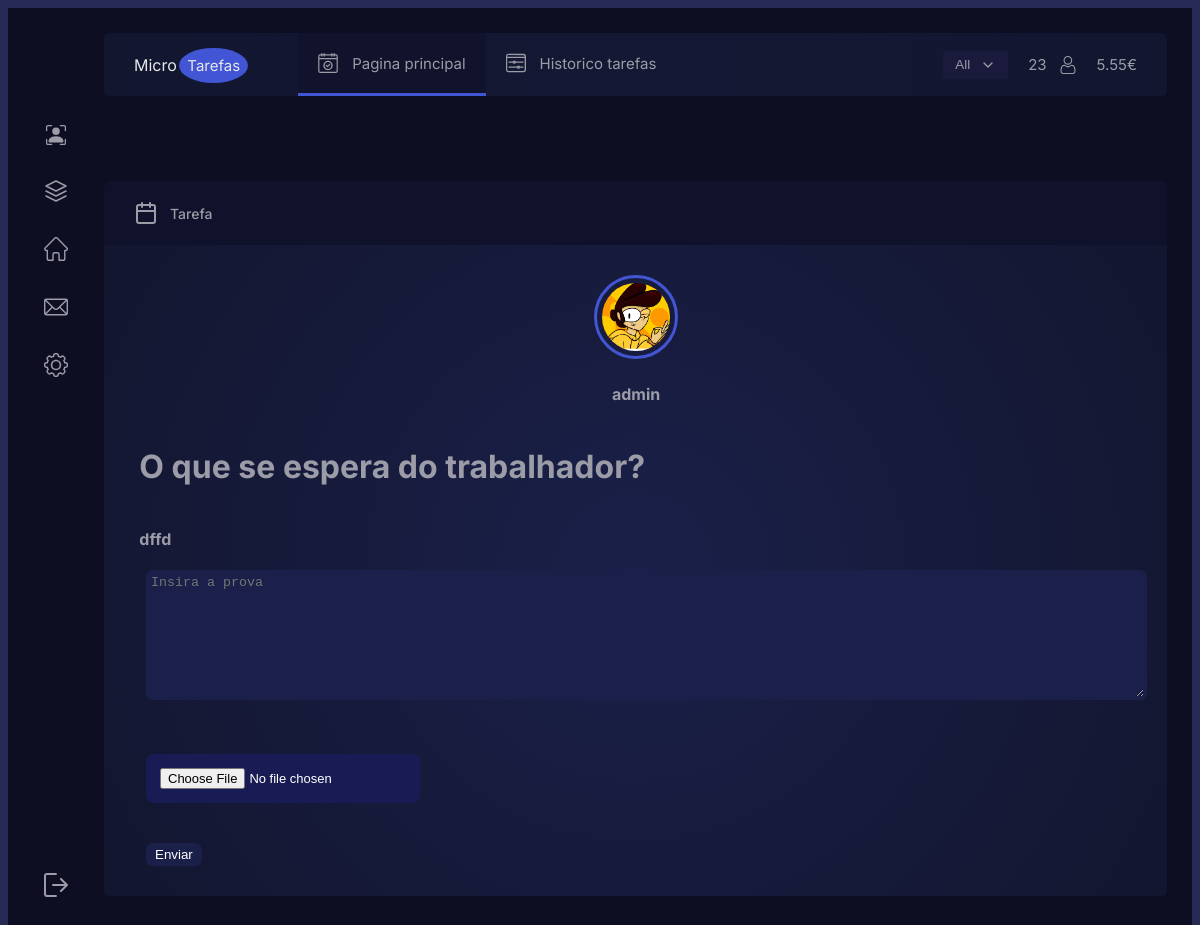
The page /trabalho.php?id=111 (signed in) on the database its author committed.
### tables this page shows
CREATE TABLE `utilizador` (
  `id_utilizador` int(11) NOT NULL,
  `nome` varchar(20) NOT NULL,
  `sobrenome` varchar(20) NOT NULL,
  `utilizador` varchar(20) NOT NULL,
  `password` varchar(20) NOT NULL,
  `saldo` float NOT NULL,
  `arquivo` varchar(150) NOT NULL,
  `avaliacao` float NOT NULL
);

CREATE TABLE `arquivo` (
  `id` int(11) NOT NULL,
  `id_utilizador` int(11) NOT NULL,
  `utilizador` varchar(50) NOT NULL,
  `nome` varchar(220) NOT NULL
);

CREATE TABLE `trabalho` (
  `id_trabalho` int(11) NOT NULL,
  `assunto` varchar(35) NOT NULL,
  `descricao` varchar(350) NOT NULL,
  `valor` float NOT NULL,
  `utilizador` varchar(50) DEFAULT NULL,
  `id_categoria` int(11) NOT NULL
);

### trabalho.php (the view, shortened to what this page needs)
<?php
$dbhost = "localhost";
$dbuser = "root";
$dbpass = "";
$dbname = "conect";
$conn = mysqli_connect($dbhost, $dbuser, $dbpass, $dbname);
$id = filter_input(INPUT_GET, 'id', FILTER_SANITIZE_NUMBER_INT);
$logado =$_SESSION['user'];
$utilizador = "SELECT * FROM utilizador where utilizador = '$logado' ";
if($ress=mysqli_query($conn,$utilizador)){
    $valor_saldo = array();
    $ioll = 0;
    while($regg=mysqli_fetch_assoc($ress)){
        $valor_saldo[$ioll] = $regg['saldo'] ;
?>
<!DOCTYPE html>
<html lang="en" >
<head>
  <link rel="stylesheet" href="https://cdnjs.cloudflare.com/ajax/libs/normalize/5.0.0/normalize.min.css">
<link rel="stylesheet" href="css/style.css">
</head>
<body>
<div class="wrapper">
 <div class="left-side">
  <svg viewBox="0 0 24 24" fill="none" stroke="currentColor" stroke-width="1.5" stroke-linecap="round" stroke-linejoin="round">
   <path d="M12 2L2 7l10 5 10-5-10-5zM2 17l10 5 10-5M2 12l10 5 10-5"></path></svg>
 </div>
 <div class="main-container">
  <div class="header">
   <div class="logo">Micro
    <span class="logo-det">Tarefas</span></div>
   <a class="header-link active" href="#">
    Pagina principal
   </a>
   <a class="header-link" href="historico.php">
    Historico tarefas
   </a>
   <div class="user-info">
    <button class="button">All
     <svg xmlns="http://www.w3.org/2000/svg" width="24" height="24" viewBox="0 0 24 24" fill="none" stroke="currentColor" stroke-width="2" stroke-linecap="round" stroke-linejoin="round" class="feather feather-chevron-down">
      <path d="M6 9l6 6 6-6"></path></svg>
    </button>
    <div class="user-name"><?php echo $logado; ?></div>
    <div class="hour"><?php   echo $valor_saldo[$ioll] = $regg['saldo']; ?>€</div>
   </div>
  </div>
  <?php  }}    ?>
  <div class="user-box second-box">
   <div class="cards-wrapper" style="--delay: 1s">
    <div class="cards-header">
     <div class="cards-view">
      <svg viewBox="0 0 24 24" fill="none" stroke="currentColor" stroke-width="2" stroke-linecap="round" stroke-linejoin="round" class="feather feather-calendar">
       <rect x="3" y="4" width="18" height="18" rx="2" ry="2"></rect>
       <path d="M16 2v4M8 2v4M3 10h18"></path>
      </svg>
     Tarefa
     </div>
    </div>
    <div class="cards card">
    <?php
    $sql = "SELECT * FROM trabalho WHERE id_trabalho = '$id' ";
  if($res=mysqli_query($conn,$sql)){
  $trblh_descricao = array();
  $iol = 0;
  while($reg=mysqli_fetch_assoc($res)){
    $trblh_user[$iol] = $reg['utilizador'] ;
    $trblh_descricao[$iol] = $reg['descricao'] ;
    ?>
<?php
$sql  ="SELECT * from arquivo where utilizador = 'leandro' ";
$resultado = $conn->query($sql);
while ($linha = mysqli_fetch_array($resultado)){
    $album [] = $linha;
}
?>
<div class="account-profile">
<?php   foreach ($album as $foto)   {     ?>
     <img src="<?php echo "./foto/".$foto["nome"] ?>" alt="">
     <h4 style="margin-left:1.5%"><?php echo $trblh_user[$iol]; ?></h4>
<?php   }     ?>
</div>
  <h1 style="margin-left:1.5%">O que se espera do trabalhador?</h1>
  <h4 style="margin-left:1.5%"><?php echo $trblh_descricao[$iol]; ?></h4>
  <form method="POST" action="submeter.php"  enctype="multipart/utilizador-data">
<div class="utilizador" style=" padding-left: 22px;">
    <textarea  style="border-radius: 7px;color: white;background-color: #1a2049;border: 3px solid #1a2049;    width: 100%;"  maxlength="350"  id="w3review" name="w3review" rows="8"  placeholder="Insira a prova" ></textarea><br>
  <div class="l-containe">
    <div class="button-wrapper">
      <br>  <br>
      <input class="button offer-button" type="file"name="arquivo" id="upload" class="upload-box" placeholder="Upload File"><br>
    </div>
    </div>
    <br><br>
    <button style="border-radius: 7px;color: white;background-color: #1a2049;border: 3px solid #1a2049;" type="submit" name="btn" class="btn btn-primary btn-block btn-large">Enviar</button>
</div>
</form>
    </div>
   </div>
   <?php }}  ?>
</div></div></div></body>
</html>

### css/style.css (style rules this page uses)
:root { --delay: 0s; }
* { outline: none; box-sizing: border-box; }
html { box-sizing: border-box; -webkit-font-smoothing: antialiased; }
img { max-width: 100%; }
body { font-family: "Inter", sans-serif; background-color: #252954; color: #9b9ca7; }
.wrapper { background-color: #0e0e23; display: flex; height: 100vh; overflow: hidden; margin: 0 auto; }
.left-side { width: 6rem; display: flex; flex-direction: column; flex-shrink: 0; align-items: center; padding: 117px 0 40px; -webkit-animation: left 1s var(--delay) both; animation: left 1s var(--delay) both; }
.left-side svg { width: 24px; cursor: pointer; }
.left-side svg + svg { margin-top: 34px; }
.left-side svg:last-child { margin-top: auto; }
.main-container { display: flex; flex-direction: column; flex-grow: 1; padding: 25px; overflow: auto; padding-left: 0; }
.header { background: #141834; background: radial-gradient(circle, #141834 0%, #13162f 100%); box-shadow: 0 16px 12px #0e0e23; width: 100%; padding: 0 30px; -webkit-animation: top 1s both; animation: top 1s both; display: flex; align-items: center; border-radius: 6px; font-size: 15px; white-space: nowrap; position: sticky; top: 0; left: 0; z-index: 10; }
.header:before { content: ""; width: 100%; height: 25px; position: absolute; top: -25px; left: 0; background-color: #0e0e23; }
.header-link { color: #9b9ca7; text-decoration: none; display: flex; align-items: center; padding: 20px; transition: 0.3s; border-bottom: 3px solid transparent; transition: 0.3s; }
.header-link svg { width: 20px; margin-right: 14px; }
.header-link.active, .header-link:hover { background: #11132c; border-bottom: 3px solid #4255d4; }
.logo { padding: 20px 50px 20px 0; font-size: 16px; color: #e7e8ea; }
.logo-det { background: #4255d4; padding: 8px; margin-left: -2px; border-radius: 50%; font-size: 15px; }
.user-info { margin-left: auto; display: flex; align-items: center; }
.user-info svg { width: 20px; }
.user-info .profile { margin: 0 20px 0 12px; width: 18px; }
.button { display: inline-flex; align-items: center; color: #9b9ca7; background: #1a1b3c; border: none; padding: 2px 12px; border-radius: 4px; margin-right: 20px; text-decoration: none; }
.button svg { margin-left: 10px; width: 16px; }
.user-box { margin-top: 25px; display: flex; }
.user-box + .user-box { margin-top: 20px; }
.user-box + .user-box .cards-wrapper { margin-left: 0; flex-grow: 1; max-width: none; }
.user-box + .user-box .cards-header { padding: 20px 30px; justify-content: space-between; }
.user-box .cards-header, .user-box .cards-view { display: flex; align-items: center; justify-content: center; }
.user-box .cards-header svg, .user-box .cards-view svg { width: 24px; }
.cards-view > svg { margin-right: 12px; }
.card { background: #1a2049; background: radial-gradient(circle, #1a2049 0%, #13162f 100%); padding: 40px 30px; border-radius: 6px; display: flex; flex-direction: column; flex-grow: 1; width: 100%; }
.offer-button { background: #191c54; padding: 14px; text-align: center; justify-content: center; margin-top: auto; margin-right: 0; color: #fff; font-size: 13px; cursor: pointer; border-radius: 8px; margin-top: 1%; }
.cards-header { background: #10122b; border-radius: 6px 6px 0 0; padding: 20px 45px; font-size: 14px; font-weight: 500; }
.cards-wrapper { margin-left: 20px; max-width: 305px; width: 100%; }
.cards.card { border-radius: 0 0 6px 6px; padding: 30px 20px; }
.account-profile { margin: auto; position: relative; text-align: center; position: relative; }
.account-profile img { width: 84px; height: 84px; border-radius: 50%; -o-object-fit: cover; object-fit: cover; -o-object-position: left; object-position: left; border: 3px solid #4255d3; padding: 5px; }
@media screen and (max-width: 1500px) { .second-box { flex-wrap: wrap; } }
@media screen and (max-width: 1500px) { .second-box .cards-wrapper { margin-top: 40px; width: 66%; } }
.user-box > * { -webkit-animation: top 1s var(--delay) both; animation: top 1s var(--delay) both; }

### rows shown on the page
utilizador: saldo "5.55"
trabalho: iol "dffd"
arquivo: nome (picture), iol "admin"
